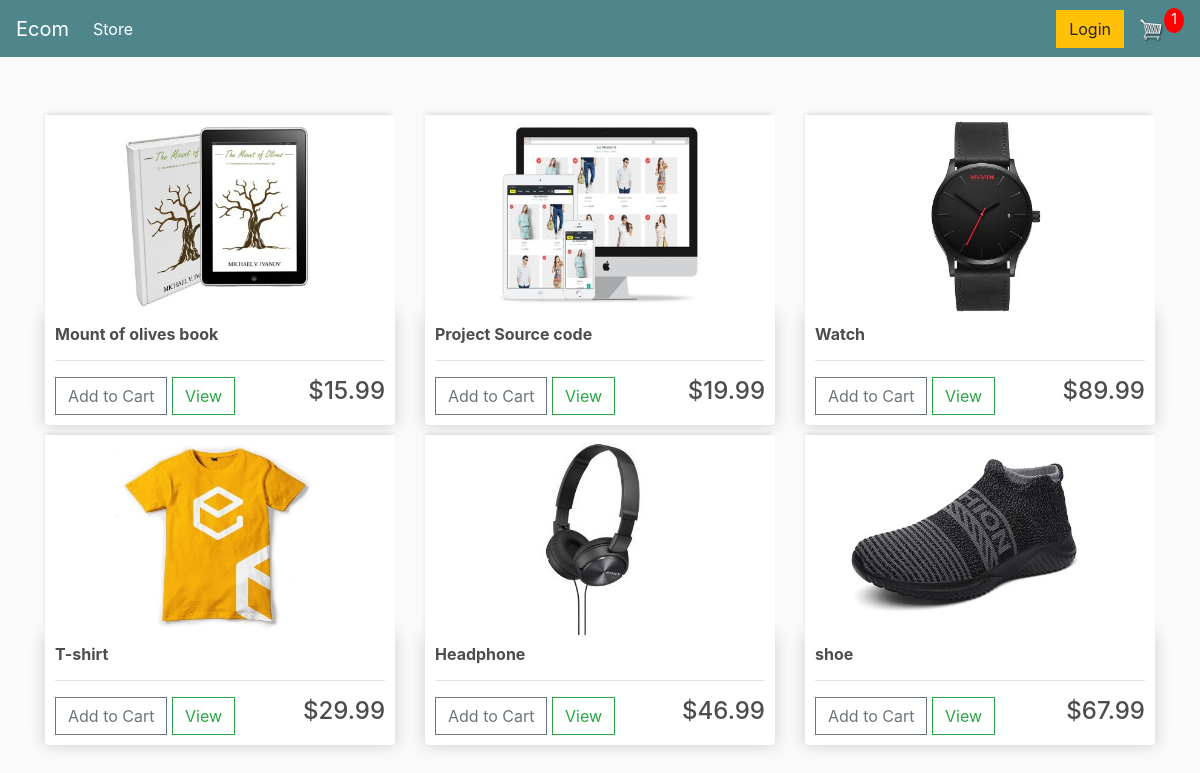
The app's page / (signed in) with its own data.
### store/models.py (models this page shows, shortened)
class Product(models.Model):
	name = models.CharField(max_length=200)
	price = models.DecimalField(max_digits=7,decimal_places=2)
	digital = models.BooleanField(default=False,null=True, blank=True)
	image = models.ImageField(null=True, blank=True)
	@property
	def imageURL(self):
		try:
			url = self.image.url
		except:
			url = ''
		return url

### store/views.py (the view)
# urls.py: path('', include('store.urls')),
def store(request):
	if request.user.is_authenticated:
		customer = request.user.customer
		order, created = Order.objects.get_or_create(customer=customer, complete=False)
		items = order.orderitem_set.all()
		cartItems = order.get_cart_items
	else:
		items = []
		order = {'get_cart_total':0, 'get_cart_items':0, 'shipping':False}
		cartItems = order['get_cart_items']
	products = Product.objects.all()
	context = {'products':products, 'cartItems':cartItems}
	return render(request, 'store/store.html', context)

### store/models.py (called while the page is built)
	@property
	def get_cart_items(self):
		orderitems = self.orderitem_set.all()
		total = sum([item.quantity for item in orderitems])
		return total

### store/templates/store/store.html
{% extends 'store/main.html' %}
{% load static%}
{% block content %}
	<div class="row">
		{% for product in products %}
		<div class="col-lg-4">
			<img class="thumbnail" src="{{product.imageURL}}">
			<div class="box-element product">
				<h6><strong>{{product.name}}</strong></h6>
				<hr>
				<button data-product={{product.id}} data-action="add"  class="btn btn-outline-secondary add-btn update-cart">Add to Cart</button>
				<a class="btn btn-outline-success" href="#">View</a>
				<h4 style="display: inline-block; float:right">${{product.price|floatformat:2}}</h4>
			</div>
		</div>
		{% endfor %}
	</div>
{% endblock content %}

### static/css/main.css (style rules this page uses)
body { background-color: hsl(0, 0%, 98%); }
h1,h2,h3,h4,h5,h6 { color:hsl(0, 0%, 30%); }
.box-element { box-shadow:hsl(0, 0%, 80%) 0 0 16px; background-color: #fff; border-radius: 4px; padding: 10px; }
.thumbnail { width: 100%; height: 200px; -webkit-box-shadow: -1px -3px 5px -2px rgba(214,214,214,1); -moz-box-shadow: -1px -3px 5px -2px rgba(214,214,214,1); box-shadow: -1px -3px 5px -2px rgba(214,214,214,1); }
.product { border-radius: 0 0 4px 4px; }
.col-lg-4, .col-lg-6, .col-lg-8, .col-lg-12 { margin-top: 10px; }
.btn { border-radius: 0; }

### records on screen
Product: imageURL (picture), name "Mount of olives book", price "15.99"
Product: imageURL (picture), name "Project Source code", price "19.99"
Product: imageURL (picture), name "Watch", price "89.99"
Product: imageURL (picture), name "T-shirt", price "29.99"
Product: imageURL (picture), name "Headphone", price "46.99"
Product: imageURL (picture), name "shoe", price "67.99"

### other values on screen
{{ cartItems }} "1"
